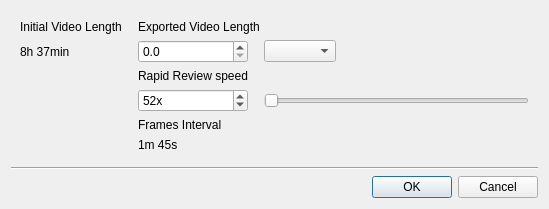
<?xml version="1.0" encoding="UTF-8"?>
<ui version="4.0">
 <class>ExportTimelapseDialog</class>
 <widget class="QDialog" name="ExportTimelapseDialog">
  <property name="geometry">
   <rect>
    <x>0</x>
    <y>0</y>
    <width>549</width>
    <height>199</height>
   </rect>
  </property>
  <property name="sizePolicy">
   <sizepolicy hsizetype="Fixed" vsizetype="Fixed">
    <horstretch>0</horstretch>
    <verstretch>0</verstretch>
   </sizepolicy>
  </property>
  <property name="windowTitle">
   <string>Export Rapid Review</string>
  </property>
  <property name="modal">
   <bool>true</bool>
  </property>
  <layout class="QVBoxLayout" name="verticalLayout">
   <item>
    <widget class="QWidget" name="widget" native="true">
     <layout class="QGridLayout" name="gridLayout_2">
      <property name="horizontalSpacing">
       <number>16</number>
      </property>
      <item row="1" column="3">
       <spacer name="horizontalSpacer">
        <property name="orientation">
         <enum>Qt::Horizontal</enum>
        </property>
        <property name="sizeHint" stdset="0">
         <size>
          <width>40</width>
          <height>20</height>
         </size>
        </property>
       </spacer>
      </item>
      <item row="1" column="2">
       <widget class="QComboBox" name="resultLengthUnitsComboBox"/>
      </item>
      <item row="0" column="0">
       <widget class="QLabel" name="initialLengthTitleLabel">
        <property name="text">
         <string>Initial Video Length</string>
        </property>
       </widget>
      </item>
      <item row="1" column="0">
       <widget class="QLabel" name="initialLengthLabel">
        <property name="text">
         <string notr="true">8h 37min</string>
        </property>
       </widget>
      </item>
      <item row="0" column="1" colspan="3">
       <widget class="QLabel" name="resultLengthTitleLabel">
        <property name="text">
         <string>Exported Video Length</string>
        </property>
       </widget>
      </item>
      <item row="4" column="1">
       <widget class="QLabel" name="framesTitleLabel">
        <property name="text">
         <string>Frames Interval</string>
        </property>
       </widget>
      </item>
      <item row="2" column="1">
       <widget class="QLabel" name="speedTitleLabel">
        <property name="text">
         <string>Rapid Review speed</string>
        </property>
       </widget>
      </item>
      <item row="3" column="2" colspan="2">
       <widget class="QSlider" name="speedSlider">
        <property name="orientation">
         <enum>Qt::Horizontal</enum>
        </property>
       </widget>
      </item>
      <item row="3" column="1">
       <widget class="QSpinBox" name="speedSpinBox">
        <property name="suffix">
         <string notr="true">x</string>
        </property>
        <property name="value">
         <number>52</number>
        </property>
       </widget>
      </item>
      <item row="5" column="1">
       <widget class="QLabel" name="framesLabel">
        <property name="text">
         <string notr="true">1m 45s</string>
        </property>
       </widget>
      </item>
      <item row="1" column="1">
       <widget class="QDoubleSpinBox" name="resultLengthSpinBox">
        <property name="decimals">
         <number>1</number>
        </property>
       </widget>
      </item>
     </layout>
    </widget>
   </item>
   <item>
    <widget class="Line" name="line">
     <property name="orientation">
      <enum>Qt::Horizontal</enum>
     </property>
    </widget>
   </item>
   <item>
    <widget class="QDialogButtonBox" name="buttonBox">
     <property name="standardButtons">
      <set>QDialogButtonBox::Cancel|QDialogButtonBox::Ok</set>
     </property>
    </widget>
   </item>
  </layout>
 </widget>
 <resources/>
 <connections/>
</ui>
